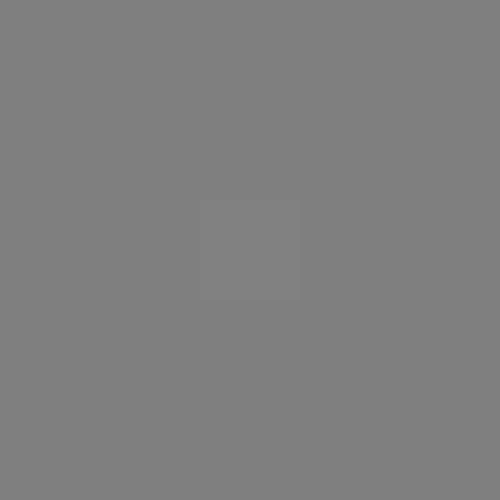
Frame 1 (no input)
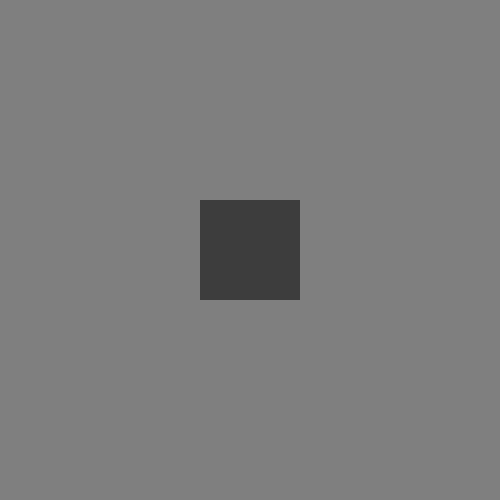
Frame 60 (the mouse pressed at the canvas centre just before this capture)
Frame 120 (the mouse held since frame 60 and released just before this capture): identical to frame 60, image omitted

The Processing sketch that drew these frames (run headless with seeded random() and noise(); from frame 60 on, the mouse is pressed at the canvas centre):

// Processing sketch: GA_Gray
// ── GA_Gray.pde
import java.util.Random;

GeneticAlgorithm ga;
int grayTarget = 127;

void setup() {
  size(500, 500);
  noStroke();
  rectMode(CENTER);
  smooth();
  
  ga = new GeneticAlgorithm(50, 0.01, grayTarget);
}

void draw() {
  ga.evolve();
  DNA best = ga.bestSample();
  
  background(grayTarget);
  fill(best.fenotype());
  rect(250, 250, 100, 100);
  
  println("====================");
  println("generacion: " + frameCount);
  println("mejor fitness: " + best.fitness);
}

void keyPressed() {
  if(keyCode == UP) {
    grayTarget++;
  } else {
    grayTarget--;
  }
  
  ga.setTarget(grayTarget);
}


// ── DNA.pde

class DNA {

  String genotype;

  float fitness;
  float reproductionProb;

  DNA(String genotype) {
    this.genotype = genotype;
    this.fitness = Float.MAX_VALUE; // VALOR MAXIMO AL INICIO
  }

  void mutate() {
    int mutatePoint = floor(random(genotype.length()));

    String chromosome = "" + floor(random(2));
    genotype    = genotype.substring(0, mutatePoint) + chromosome + genotype.substring(mutatePoint + 1);
  }

  DNA[] crossover(DNA mate) {
    DNA[] sons = new DNA[2];
    int crossPoint = floor(random(genotype.length()));

    String genotype1 = genotype.substring(0, crossPoint) + mate.genotype.substring(crossPoint);
    String genotype2 = mate.genotype.substring(0, crossPoint) + genotype.substring(crossPoint);

    sons[0] = new DNA(genotype1);
    sons[1] = new DNA(genotype2);

    return sons;
  }

  int fenotype() {
    return Integer.parseInt(genotype, 2);
  }
}


// ── GeneticAlgorithm.pde

class GeneticAlgorithm {
  Random rand;         // Generador de numeros aleatorios

  int nPopulation;     // Numero de invididuos en la poblacion
  double pMutation;    // Probabilidad de mutacion
  DNA[] population;    // Poblacion actual

  int target;          // Color objetivo

  GeneticAlgorithm (int nPopulation, double pMutation, int targetGray) {
    this.rand = new Random();

    this.nPopulation = nPopulation;
    this.pMutation = pMutation;
    this.population = new DNA[this.nPopulation];
    this.target = targetGray;

    // 1. Inicializacion
    initPopulation();
  }

  void evolve() {
    // 2. Seleccion
    // 2.1 Se califica a toda la poblacion
    float totalFitness = 0.0;

    for (int i = 0; i < this.nPopulation; i++) {
      DNA sample = this.population[i];      
      float sampleFitness = fitness(sample);

      sample.fitness = sampleFitness;
      totalFitness += sampleFitness;
    }

    // 2.2 Se obtiene la probabilidad de seleccion de cada individuo
    for (int i = 0; i < this.nPopulation; i++) {
      DNA sample = this.population[i];
      sample.reproductionProb = (1.0 - (sample.fitness / totalFitness)) / (float) (this.nPopulation - 1);
    }
    
    // 2.3 Se obtiene la seleccion
    ArrayList<DNA> mating = mating();

    // 3. Cruza
    // 3.2 Los cruzamos y generamos una nueva poblacion
    DNA[] newPopulation = new DNA[this.nPopulation];
    for (int i = 0; i < this.nPopulation; i += 2) {
      int indexMother = floor(random(mating.size()));
      int indexFather = floor(random(mating.size()));

      DNA mother = mating.get(indexMother);
      DNA father = mating.get(indexFather);

      DNA[] sons = mother.crossover(father);
      newPopulation[i] = sons[0];
      newPopulation[(i + 1) % this.nPopulation] = sons[1];
    }

    // 4. Mutacion
    for (int i = 0; i < this.nPopulation; i ++) {
      DNA newSample = newPopulation[i];
      double coin = this.rand.nextDouble();
      if (coin <= this.pMutation) {
        newSample.mutate();
      }
    }

    // 5. Sustitucion
    this.population = newPopulation;
  }

  ArrayList<DNA> mating() {
    // Ruleta
    ArrayList<DNA> mating = new ArrayList<DNA>();
    for (int i = 0; i < this.nPopulation; i++) {
      DNA sample = this.population[i];
      int n = (int) (sample.reproductionProb * 1000000); 

      for (int j = 0; j < n; j++) {
        mating.add(sample);
      }
    }

    return mating;
  }

  void initPopulation() {
    for (int i = 0; i < this.nPopulation; i++) {
      String newGenotype = "";
      for (int j = 0; j < 8; j++) {
        newGenotype += ("" + floor(random(2)));
      }

      this.population[i] = new DNA(newGenotype);
    }
  }

  float fitness(DNA sample) {
    int sampleFenotype = sample.fenotype();

    float samplef = (float) sampleFenotype;
    float targetf = (float) target;

    return abs(targetf - samplef);
  }

  DNA bestSample() {
    int indexBest = 0;
    double minFitness = this.population[0].fitness;

    for (int i = 1; i < this.nPopulation; i++) {
      this.population[i].fitness = fitness(this.population[i]);
      double currFitness = this.population[i].fitness;

      if (currFitness < minFitness) {
        indexBest = i;
        minFitness = currFitness;
      }
    }

    return this.population[indexBest];
  }
  
  void setTarget(int newTarget) {
    this.target = newTarget;
  }
  
}
